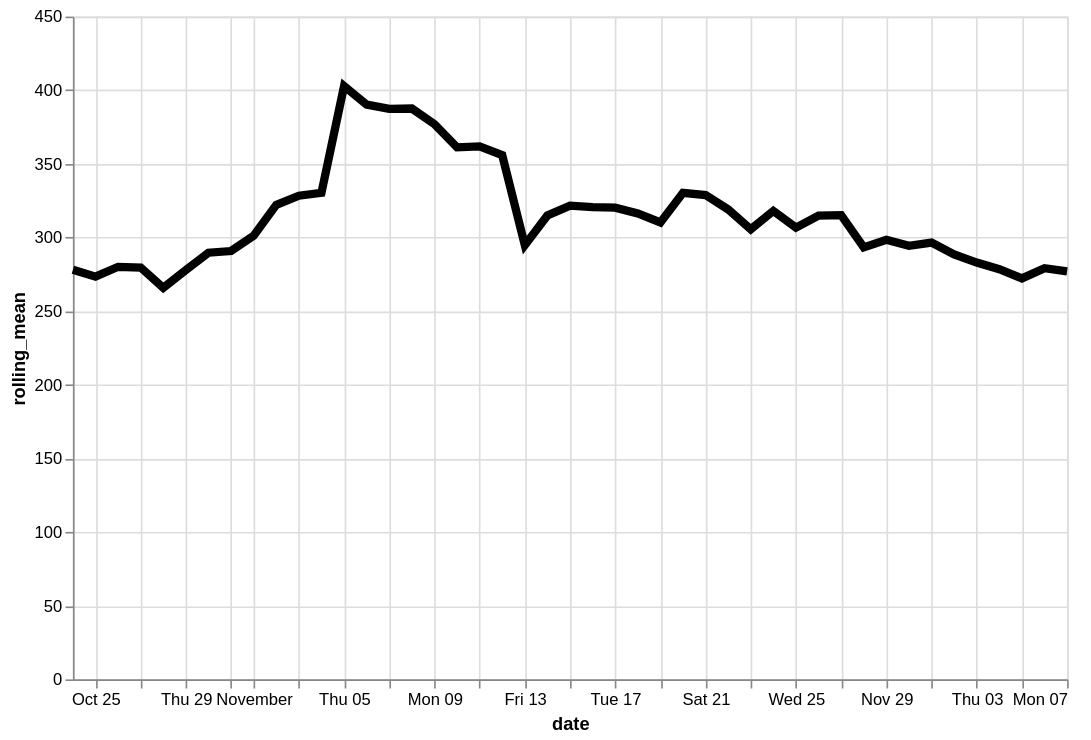

Describe this chart as a Vega-Lite specification.
### Vega-Lite specification from a JSON file in a GitHub repository (floating-point values rounded to 4 significant figures)
{"config": {"view": {"continuousWidth": 400, "continuousHeight": 300}}, "data": {"name": "data-45af2855a359f0fb6f2a194862c357a0"}, "mark": {"type": "line", "color": "black", "size": 5}, "encoding": {"x": {"type": "temporal", "field": "date"}, "y": {"type": "quantitative", "field": "rolling_mean"}}, "height": 400, "transform": [{"window": [{"op": "mean", "field": "log_price", "as": "rolling_mean"}], "frame": [-4, 3]}], "width": 600, "$schema": "https://vega.github.io/schema/vega-lite/v4.8.1.json", "datasets": {"data-45af2855a359f0fb6f2a194862c357a0": [{"date": "2020-10-24", "log_price": 223.9}, {"date": "2020-10-25", "log_price": 250.6}, {"date": "2020-10-26", "log_price": 271.4}, {"date": "2020-10-27", "log_price": 366.3}, {"date": "2020-10-28", "log_price": 254.8}, {"date": "2020-10-29", "log_price": 313.5}, {"date": "2020-10-30", "log_price": 276.7}, {"date": "2020-10-31", "log_price": 169.9}, {"date": "2020-11-01", "log_price": 320.6}, {"date": "2020-11-02", "log_price": 344.2}, {"date": "2020-11-03", "log_price": 280.5}, {"date": "2020-11-04", "log_price": 449.3}, {"date": "2020-11-05", "log_price": 422.4}, {"date": "2020-11-06", "log_price": 363.1}, {"date": "2020-11-07", "log_price": 292.5}, {"date": "2020-11-08", "log_price": 749.7}, {"date": "2020-11-09", "log_price": 220.0}, {"date": "2020-11-10", "log_price": 320.9}, {"date": "2020-11-11", "log_price": 282.7}, {"date": "2020-11-12", "log_price": 364.1}, {"date": "2020-11-13", "log_price": 296.5}, {"date": "2020-11-14", "log_price": 368.8}, {"date": "2020-11-15", "log_price": 244.6}, {"date": "2020-11-16", "log_price": 261.0}, {"date": "2020-11-17", "log_price": 381.6}, {"date": "2020-11-18", "log_price": 373.9}, {"date": "2020-11-19", "log_price": 274.6}, {"date": "2020-11-20", "log_price": 361.3}, {"date": "2020-11-21", "log_price": 265.1}, {"date": "2020-11-22", "log_price": 319.5}, {"date": "2020-11-23", "log_price": 405.9}, {"date": "2020-11-24", "log_price": 248.8}, {"date": "2020-11-25", "log_price": 303.5}, {"date": "2020-11-26", "log_price": 265.7}, {"date": "2020-11-27", "log_price": 374.7}, {"date": "2020-11-28", "log_price": 270.8}, {"date": "2020-11-29", "log_price": 330.0}, {"date": "2020-11-30", "log_price": 322.0}, {"date": "2020-12-01", "log_price": 230.9}, {"date": "2020-12-02", "log_price": 289.9}, {"date": "2020-12-03", "log_price": 270.8}, {"date": "2020-12-04", "log_price": 283.1}, {"date": "2020-12-05", "log_price": 310.9}, {"date": "2020-12-06", "log_price": 226.2}, {"date": "2020-12-07", "log_price": 294.0}]}}
